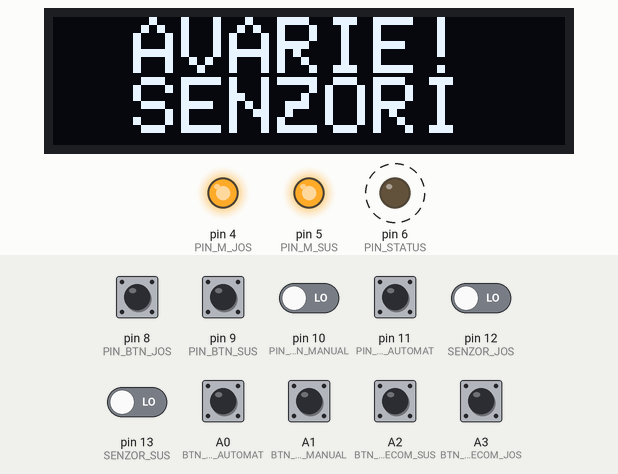
This program was run on a simulated Arduino Nano, built with avr-gcc and run on an emulated ATmega328P. Parts: 128×32 one-colour display, output pins drawn as LEDs (lit = HIGH). Dashed ring = blinking. The test bench sets the inputs (shaded band); at power-on: A0 (BTN_TELECOM_AUTOMAT), A1 (BTN_TELECOM_MANUAL), A2 (BTN_TELECOM_SUS), A3 (BTN_TELECOM_JOS), pin 8 (PIN_BTN_JOS), pin 9 (PIN_BTN_SUS), pin 10 (PIN_BTN_MANUAL), pin 11 (PIN_BTN_AUTOMAT), pin 12 (SENZOR_JOS), pin 13 (SENZOR_SUS) LOW.

Above: at 4.2 s.
4.3 s: A0 (BTN_TELECOM_AUTOMAT) pulled HIGH for 1 s
At 4.83 s:
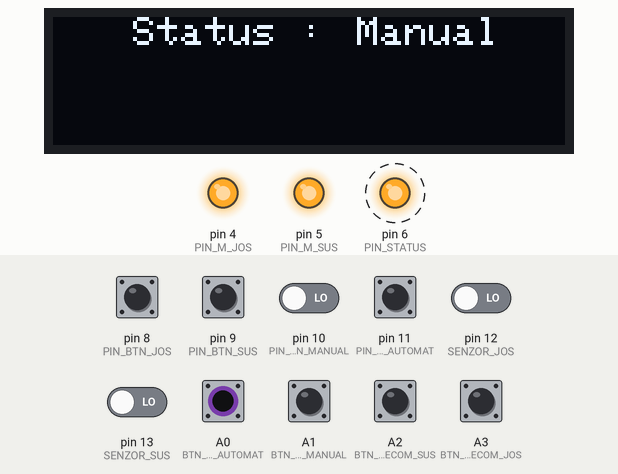
6.8 s: pin 11 (PIN_BTN_AUTOMAT) pulled HIGH for 0.15 s
At 6.97 s:
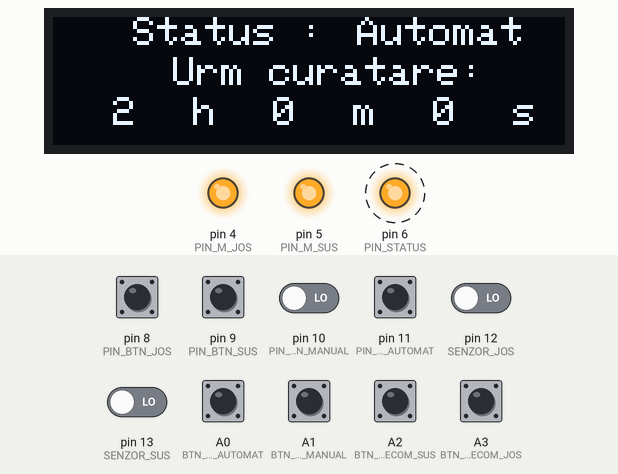
8.4 s: pin 10 (PIN_BTN_MANUAL) driven HIGH and pin 12 (SENZOR_JOS) driven HIGH
At 9.4 s:
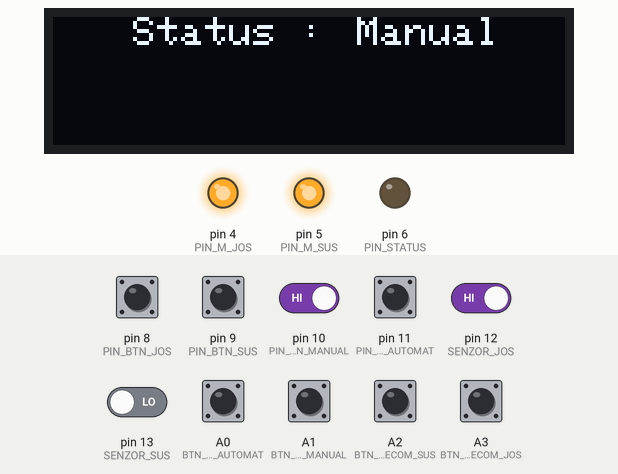
9.9 s: pin 8 (PIN_BTN_JOS) pulled HIGH for 1 s
At 10.8 s:
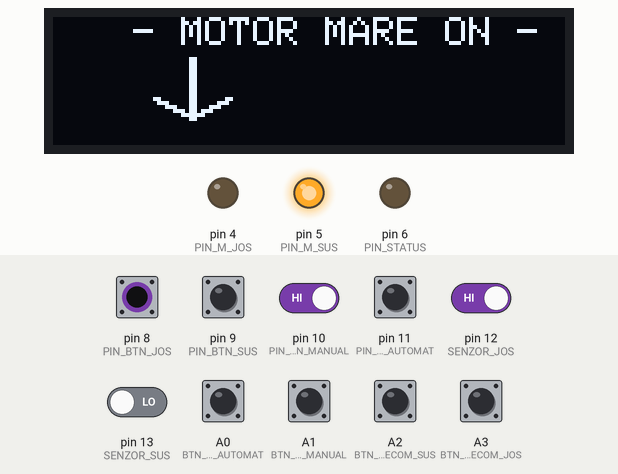
12.4 s: pin 9 (PIN_BTN_SUS) pulled HIGH for 1 s
At 13.3 s:
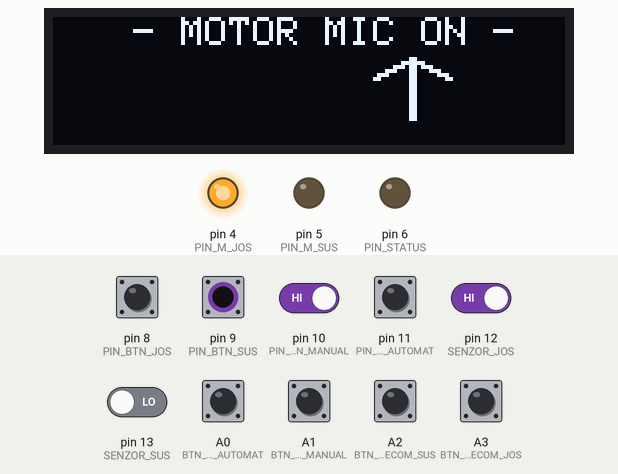
15.0 s: A2 (BTN_TELECOM_SUS) pulled HIGH for 0.15 s
At 16.4 s:
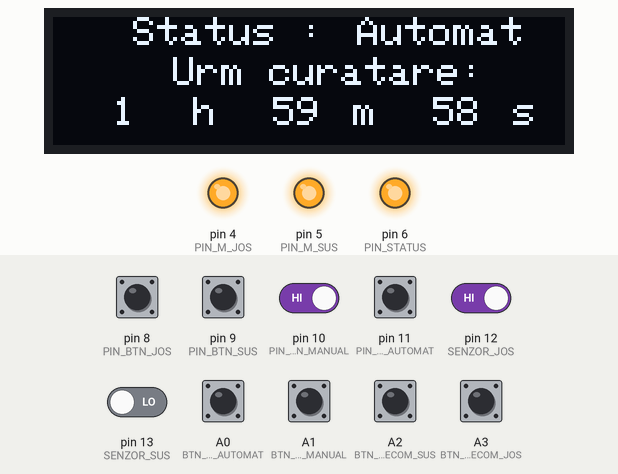
Timing chart, 0 to 18.0 s (numbered marks = the images above; inputs shaded):
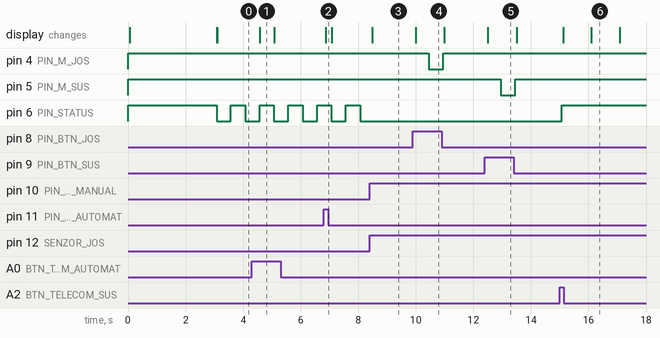

The program:

main.cpp
```cpp
#include <Arduino.h>
#include <avr/wdt.h>
#include <SPI.h>
#include <Wire.h>
#include <Adafruit_SSD1306.h>
#include <Bounce2.h>
#include <elapsedMillis.h>
#include <rm4.h>

#define SECS_PER_MIN (60UL)
#define SECS_PER_HOUR (3600UL)
#define SECS_PER_DAY (SECS_PER_HOUR * 24L)

#define numberOfSeconds(_time_) (_time_ % SECS_PER_MIN)
#define numberOfMinutes(_time_) ((_time_ / SECS_PER_MIN) % SECS_PER_MIN)
#define numberOfHours(_time_) ((_time_ % SECS_PER_DAY) / SECS_PER_HOUR)
#define elapsedDays(_time_) (_time_ / SECS_PER_DAY)
static const int kData0Pin = A3;
static const int kData1Pin = A2;
static const int kData2Pin = A1;
static const int kData3Pin = A0;
RM4 remote(kData0Pin, kData1Pin, kData2Pin, kData3Pin);
//timere
elapsedMillis timerDisplay, timerTest, timerAvarie, timerSec, timerTelecomanda, timer_m_sus, timer_m_jos, timerAfisare, timerSetari, timerRadio, timerRadio_A_M, timerStartCiclu;

#define ON 0 // inversare citire pin din HIGHT to LOW
#define OFF 1

#define PIN_M_SUS 5 // 4
#define PIN_M_JOS 4 // 5
//#define PIN_RELEU_3 6
#define PIN_RELEU_4 7

#define PIN_STATUS 6
#define PIN_BTN_JOS 8
#define PIN_BTN_SUS 9
#define PIN_BTN_MANUAL 10
#define PIN_BTN_AUTOMAT 11

#define SENZOR_JOS 12
#define SENZOR_SUS 13

#define BTN_TELECOM_AUTOMAT A0
#define BTN_TELECOM_MANUAL A1
#define BTN_TELECOM_SUS A2
#define BTN_TELECOM_JOS A3

#define SCREEN_WIDTH 128 // OLED display width, in pixels
#define SCREEN_HEIGHT 32 // OLED display height, in pixels
Adafruit_SSD1306 display(SCREEN_WIDTH, SCREEN_HEIGHT, &Wire);
#define NUMFLAKES 10 // Number of snowflakes in the animation example
#define LOGO_HEIGHT 16
#define LOGO_WIDTH 16

Bounce BTN_AUTOMAT = Bounce();
Bounce BTN_MANUAL = Bounce();
Bounce BTN_JOS = Bounce();
Bounce BTN_SUS = Bounce();
Bounce CAPAT_SUS = Bounce();
Bounce CAPAT_JOS = Bounce();
boolean radio_automat = false, radio_manual = false, radio_jos = false, radio_sus = false;

int nrOre = 2;
unsigned long count_sec = 0;
long sec = nrOre * SECS_PER_HOUR - count_sec;
int h = numberOfHours(sec);
int m = numberOfMinutes(sec);
int s = numberOfSeconds(sec);
enum miscare_m
{
  MISCARE_SUS,
  MISCARE_JOS,
  MISCARE_STOP
} miscare;

enum etape_t
{
  AVARIE,
  CURATARE_SUS,
  CURATARE_JOS,
  AUTOMAT,
  MANUAL,
  SETARI,
  STOP
};
etape_t etape, ecran;

#include "global.h"

void setup()
{
  pinMode(PIN_M_SUS, OUTPUT);
  pinMode(PIN_M_JOS, OUTPUT);
  pinMode(PIN_STATUS, OUTPUT);
  pinMode(BTN_TELECOM_AUTOMAT, INPUT);
  pinMode(BTN_TELECOM_MANUAL, INPUT);
  pinMode(BTN_TELECOM_SUS, INPUT);
  pinMode(BTN_TELECOM_JOS, INPUT);
  status(OFF);
  motoare_off();
  // Serial.begin(9600);
  Serial.println("PORNIT");
  display.begin(SSD1306_SWITCHCAPVCC, 0x3C);
  BTN_AUTOMAT.attach(PIN_BTN_AUTOMAT);
  BTN_AUTOMAT.interval(50);
  BTN_MANUAL.attach(PIN_BTN_MANUAL);
  BTN_MANUAL.interval(50);
  BTN_JOS.attach(PIN_BTN_JOS);
  BTN_JOS.interval(50);
  BTN_SUS.attach(PIN_BTN_SUS);
  BTN_SUS.interval(50);
  CAPAT_JOS.attach(SENZOR_JOS);
  CAPAT_JOS.interval(50);
  CAPAT_SUS.attach(SENZOR_SUS);
  CAPAT_SUS.interval(50);
  display.clearDisplay();
  display.display();
  display.setCursor(15, 0);
  display.setTextSize(2);
  display.setTextColor(SSD1306_WHITE);
  display.println("Robert");
  display.setCursor(15, 16);
  display.println("    Reman");
  display.display();
  delay(3000);
  etape = AUTOMAT;
  ecran = AUTOMAT;
  miscare = MISCARE_STOP;
  timerStartCiclu = 0;
}

void loop()
{
  BTN_AUTOMAT.update();
  BTN_MANUAL.update();
  BTN_JOS.update();
  BTN_SUS.update();
  CAPAT_JOS.update();
  CAPAT_SUS.update();

  if (timerTest > 1000)
  {
    Serial.print("SEC: ");
    Serial.println(sec);
    timerTest = 0;
  }
  //  ---- INCEPUT COD INTRARE IN SETARI INTERVAL
  const int button_code = remote.buttonCode();
  switch (button_code)
  {
  case 2:
    Serial.println("A");
    radio_automat = true;
    break;
  case 8:
    Serial.println("B");
    radio_manual = true;
    break;
  case 1:
    Serial.println("C");
    radio_jos = true;
    break;
  case 4:
    Serial.println("D");
    radio_sus = true;
    break;
  default:
    radio_automat = false;
    radio_manual = false;
    radio_jos = false;
    radio_sus = false;
    break;
  }
  if ((BTN_AUTOMAT.read() || radio_automat) && etape == AUTOMAT)
  {
    if (timerStartCiclu > 5000)
    {
      sec = 0;
      timerStartCiclu = 0;
    }
  }
  else
  {
    timerStartCiclu = 0;
  }
  if (BTN_AUTOMAT.rose())
  {
    etape = AUTOMAT;
    ecran = AUTOMAT;
  }
  if (BTN_MANUAL.rose())
  {
    etape = MANUAL;
    ecran = MANUAL;
  }
  if (timerRadio_A_M > 100)
  {
    if (radio_automat)
    {
      etape = AUTOMAT;
      ecran = AUTOMAT;
    }
    if (radio_manual)
    {
      etape = MANUAL;
      ecran = MANUAL;
    }
    timerRadio_A_M = 0;
  }

  switch (miscare)
  {
  case MISCARE_SUS:
    if (timerAfisare > 500)
    {
      ecran = CURATARE_SUS;
      timerAfisare = 0;
    }
    motor_on("sus");
    if (!CAPAT_SUS.read())
    {
      miscare = MISCARE_JOS;
      ecran = CURATARE_JOS;
    }
    break;
  case MISCARE_JOS:
    if (timerAfisare > 500)
    {
      ecran = CURATARE_JOS;
      timerAfisare = 0;
    }
    motor_on("jos");
    if (!CAPAT_JOS.read())
    {
      resetare_cronometru();
      miscare = MISCARE_STOP;
    }
    break;
  case STOP:
    /* code */
    break;
  }
  if (!CAPAT_SUS.read() && !CAPAT_JOS.read())
  {
    //avarie senzori

    etape = STOP;
  }
  switch (etape)
  {
  case AUTOMAT:
    status(OFF);

    if (timerSec > 1000 && sec > 0)
    {
      count_sec++;
      if (count_sec > nrOre * SECS_PER_HOUR)
      {
        count_sec = 0;
      }
      sec = nrOre * SECS_PER_HOUR - count_sec;
      h = numberOfHours(sec);
      m = numberOfMinutes(sec);
      s = numberOfSeconds(sec);

      motoare_off();
      ecran = AUTOMAT;
      timerSec = 0;
      timerAfisare = 1000;
    }
    else if (sec == 0)
    {
      if (miscare == MISCARE_STOP)
      {
        if (!CAPAT_JOS.read())
        {
          ecran = CURATARE_SUS;
          miscare = MISCARE_SUS;
        }
        else if (!CAPAT_SUS.read())
        {
          ecran = CURATARE_JOS;
          miscare = MISCARE_JOS;
        }
        else if (CAPAT_SUS.read() && CAPAT_JOS.read())
        {
          ecran = CURATARE_SUS;
          miscare = MISCARE_SUS;
        }
      }
    }
    if (BTN_SUS.rose() || BTN_JOS.rose() || radio_jos || radio_sus)
    {
      timerSetari = 0;
      etape = SETARI;
    }
    break;

  case MANUAL:
    if (miscare != MISCARE_STOP)
    {
      miscare = MISCARE_STOP;
      motoare_off();
      resetare_cronometru();
    }

    status(ON);
    if ((BTN_JOS.read() || radio_jos) && !BTN_SUS.read())
    {
      if (timerAfisare > 500)
      {
        ecran = CURATARE_JOS;
        timerAfisare = 0;
      }
      motor_on("jos");
    }
    else if ((BTN_SUS.read() || radio_sus) && !BTN_JOS.read())
    {
      if (timerAfisare > 500)
      {
        ecran = CURATARE_SUS;
        timerAfisare = 0;
      }
      motor_on("sus");
    }
    else
    {
      if (timerAfisare > 500)
      {
        ecran = MANUAL;
        timerAfisare = 0;
      }
      motoare_off();
    }
    break;

  case SETARI:
    if (BTN_SUS.rose())
    {
      timerSetari = 0;
      if (nrOre < 24)
      {
        nrOre++;
        ecran = SETARI;
      }
    }
    else if (BTN_JOS.rose())
    {
      timerSetari = 0;
      if (nrOre > 1)
      {
        nrOre--;
        ecran = SETARI;
      }
    }
    if (timerRadio > 100)
    {
      if (radio_sus)
      {
        timerSetari = 0;
        if (nrOre < 24)
        {
          nrOre++;
          ecran = SETARI;
        }
      }
      else if (radio_jos)
      {
        timerSetari = 0;
        if (nrOre > 1)
        {
          nrOre--;
          ecran = SETARI;
        }
      }
      timerRadio = 0;
    }
    if (timerSetari > 5000)
    {
      etape = AUTOMAT;
    }
    break;

  case STOP:
    miscare = MISCARE_STOP;
    motoare_off();
    if (timerAvarie < 500)
    {
      ecran = AVARIE;
      status(ON);
    }
    else if (timerAvarie > 500 && timerAvarie < 1000)
    {

      status(OFF);
    }
    else
    {
      timerAvarie = 0;
    }

    break;
  }

  switch (ecran)
  {
  case AVARIE:

    Serial.println("ECRAN: CURATARE_MANUALA ");
    display.clearDisplay();
    display.setTextSize(2);
    display.setTextColor(SSD1306_WHITE);
    display.setCursor(20, 0); // Start at top-left corner
    display.println("AVARIE!");
    display.setTextSize(2);
    display.setCursor(20, 15); // Start at top-left corner
    display.println("SENZORI");
    display.display();
    ecran = STOP;

    break;
  case CURATARE_SUS:
    if (timerDisplay > 100)
    {
      Serial.println("ECRAN: CURATARE_MANUALA ");
      display.clearDisplay();
      display.setTextSize(1);
      display.setTextColor(SSD1306_WHITE);
      display.setCursor(20, 0); // Start at top-left corner
      display.println("- MOTOR MIC ON -");
      display.setTextSize(2);
      display.drawLine(90, 10, 99, 15, SSD1306_WHITE);
      display.drawLine(89, 10, 98, 15, SSD1306_WHITE);
      display.drawLine(90, 10, 81, 15, SSD1306_WHITE);
      display.drawLine(89, 10, 80, 15, SSD1306_WHITE);
      display.drawLine(90, 10, 90, 25, SSD1306_WHITE);
      display.drawLine(89, 10, 89, 25, SSD1306_WHITE);
      display.display();
      timerDisplay = 0;
      ecran = STOP;
    }
    break;
  case CURATARE_JOS:
    if (timerDisplay > 100)
    {
      Serial.println("ECRAN: CURATARE_MANUALA ");
      display.clearDisplay();
      display.setTextSize(1);
      display.setTextColor(SSD1306_WHITE);
      display.setCursor(20, 0); // Start at top-left corner
      display.println("- MOTOR MARE ON -");
      display.setTextSize(2);
      display.drawLine(35, 25, 44, 20, SSD1306_WHITE);
      display.drawLine(34, 25, 43, 20, SSD1306_WHITE);
      display.drawLine(35, 25, 26, 20, SSD1306_WHITE);
      display.drawLine(34, 25, 25, 20, SSD1306_WHITE);
      display.drawLine(35, 25, 35, 10, SSD1306_WHITE);
      display.drawLine(34, 25, 34, 10, SSD1306_WHITE);
      display.display();
      timerDisplay = 0;
      ecran = STOP;
    }
    break;
  case AUTOMAT:
    if (timerDisplay > 100)
    {
      Serial.println("ECRAN: AUTOMAT ");

      display.clearDisplay();
      display.setTextSize(1);
      display.setTextColor(SSD1306_WHITE);
      display.setCursor(20, 0);
      display.println("Status :");
      display.setCursor(70, 0);
      display.println(" Automat");
      display.setCursor(30, 10);
      display.println("Urm curatare: ");
      display.setCursor(15, 20);
      display.println(h);
      display.setCursor(35, 20);
      display.println("h");
      display.setCursor(55, 20);
      display.println(m);
      display.setCursor(75, 20);
      display.println("m");
      display.setCursor(95, 20);
      display.println(s);
      display.setCursor(115, 20);
      display.println("s");
      display.display();
      timerDisplay = 0;
      ecran = STOP;
    }
    break;

  case MANUAL:
    if (timerDisplay > 100)
    {
      Serial.println("ECRAN: MANUAL ");

      display.clearDisplay();
      display.setTextSize(1);
      display.setTextColor(SSD1306_WHITE);
      display.setCursor(20, 0);
      display.println("Status :");
      display.setCursor(70, 0);
      display.println(" Manual");
      display.display();
      timerDisplay = 0;
      ecran = STOP;
    }
    break;

  case SETARI:
    if (timerDisplay > 100)
    {
      Serial.println("ECRAN: SETARI");
      display.clearDisplay();
      display.setTextSize(1);              // Normal 1:1 pixel scale
      display.setTextColor(SSD1306_WHITE); // Draw white text
      display.setCursor(20, 0);            // Start at top-left corner

      display.println("Setare interval :");
      display.setTextSize(2);
      if (nrOre > 9)
      {
        display.setCursor(51, 12);
      }
      else
      {
        display.setCursor(58, 12);
      }
      display.println(nrOre);
      display.drawLine(35, 25, 44, 20, SSD1306_WHITE);
      display.drawLine(34, 25, 43, 20, SSD1306_WHITE);
      display.drawLine(35, 25, 26, 20, SSD1306_WHITE);
      display.drawLine(34, 25, 25, 20, SSD1306_WHITE);
      display.drawLine(35, 25, 35, 10, SSD1306_WHITE);
      display.drawLine(34, 25, 34, 10, SSD1306_WHITE);

      display.drawLine(90, 10, 99, 15, SSD1306_WHITE);
      display.drawLine(89, 10, 98, 15, SSD1306_WHITE);
      display.drawLine(90, 10, 81, 15, SSD1306_WHITE);
      display.drawLine(89, 10, 80, 15, SSD1306_WHITE);
      display.drawLine(90, 10, 90, 25, SSD1306_WHITE);
      display.drawLine(89, 10, 89, 25, SSD1306_WHITE);
      display.setTextSize(1);
      display.setCursor(103, 17);
      display.println("ore");
      display.display();
      timerDisplay = 0;
      ecran = STOP;
    }
    break;

  case STOP:

    break;
  }
}
```

global.h
```cpp
void status(boolean val)
{
  digitalWrite(PIN_STATUS, val);
}
void resetare_cronometru(){
count_sec = 0;
sec = nrOre * SECS_PER_HOUR;
}
void stop_motoare()
{
  Serial.println("MOTOARE OPRITE");
  digitalWrite(PIN_M_JOS, OFF);
  digitalWrite(PIN_M_SUS, OFF);
}
void motor_on(String sens)
{

  if (sens == "sus")
  {
    digitalWrite(PIN_M_JOS, OFF);
    if (timer_m_sus > 500)
    {
      digitalWrite(PIN_M_SUS, ON);
    }
    timer_m_jos = 0;
  }
  else if (sens == "jos")
  {
    digitalWrite(PIN_M_SUS, OFF);
    if (timer_m_jos > 500)
    {
      digitalWrite(PIN_M_JOS, ON);
    }
    timer_m_sus = 0;
  }
}
void motoare_off()
{
  timer_m_jos = 0;
  timer_m_sus = 0;
  digitalWrite(PIN_M_SUS, OFF);
  digitalWrite(PIN_M_JOS, OFF);
}
```

Measured:
- after the input at 4.3 s, the display: changes after 0.29 s (image 1)
- after the input at 6.8 s, the display: changes after 0.07 s (image 2)
- after the input at 8.4 s, pin 6 (PIN_STATUS): stays LOW (without the input it goes to HIGH after 0.17 s); the display: changes after 0.09 s (image 3)
- after the input at 9.9 s, pin 4 (PIN_M_JOS): HIGH → LOW after 0.55 s, → HIGH 0.50 s later; the display: changes after 0.09 s (image 4)
- after the input at 12.4 s, pin 5 (PIN_M_SUS): HIGH → LOW after 0.55 s, → HIGH 0.50 s later; the display: changes after 0.10 s (image 5)
- after the input at 15.0 s, pin 6 (PIN_STATUS): LOW → HIGH after 0.07 s; the display: first changes after 0.13 s (image 6 shows a later state)
- by itself, pin 6 (PIN_STATUS): alternates HIGH for 0.50 s and LOW for 0.50 s
